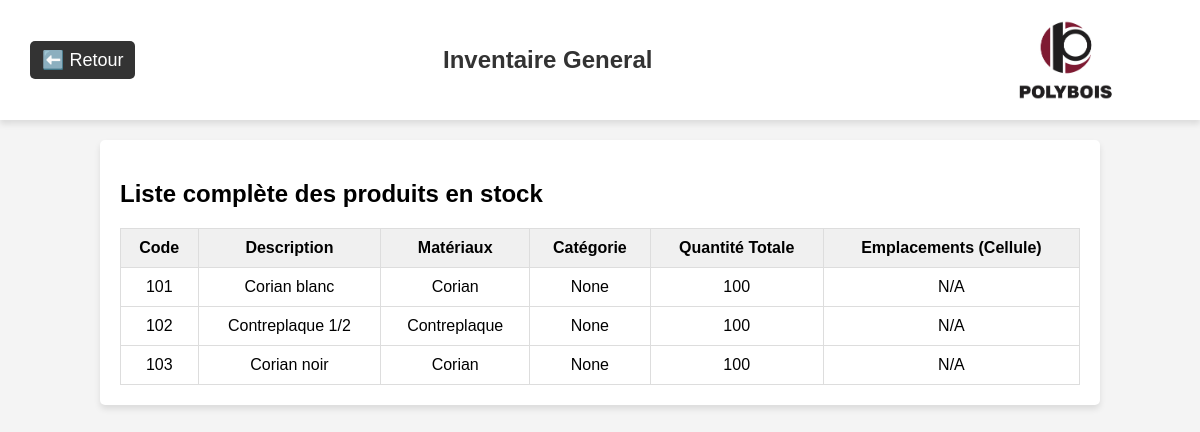
/inventaire/general, run on an earlier commit of the app's database.
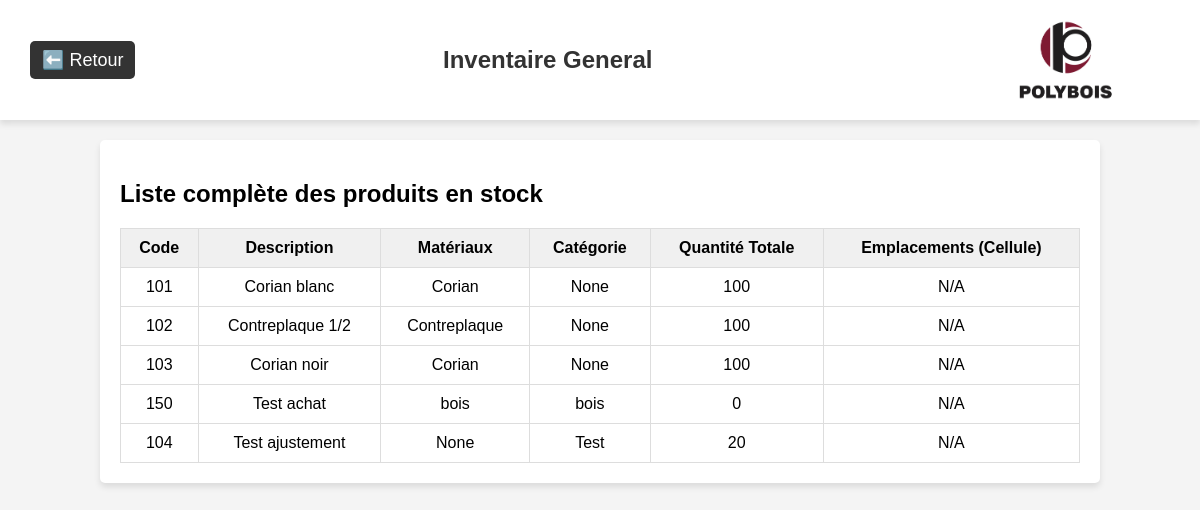
And on a later commit of the database.
### app/models/produit.py (models this page shows, shortened)
class Produit(db.Model):
    __tablename__ = 'produit'
    id = db.Column(db.Integer, primary_key=True)
    code = db.Column(db.String(50), unique=True, nullable=False)
    description = db.Column(db.String(255))
    materiaux = db.Column(db.String(100))
    categorie = db.Column(db.String(100))
    quantite = db.Column(db.Integer, default=0)
    historique = db.Column(db.Text, default='[]')  # Historique des modifications, stocké en JSON
    projets_associes = db.relationship("ProduitProjet", back_populates="produit", cascade="all, delete-orphan")
    lignes_achat = db.relationship("LigneAchat", back_populates="produit", cascade="all, delete-orphan")
    lignes_commande = db.relationship("LigneCommandeProduction", back_populates="produit", cascade="all, delete-orphan")
    stocks = db.relationship("Stock", back_populates="produit", cascade="all, delete-orphan")

### app/routes/inventaire_routes.py (the view)
@inventaire_bp.route("/general")
def inventaire_general():
    produits = Produit.query.all()
    return render_template("inventaire_general.html", produits=produits)

### app/templates/inventaire_general.html (shortened to what this page needs)
<!DOCTYPE html>
<html lang="fr">
<head>
</head>
<body>
  <header>
    <a class="return-link" href="/inventaire">⬅️ Retour</a>
    <h1 class="module-title">Inventaire General</h1>
    <img class="logo-polybois" src="{{ url_for('static', filename='images/logo.png') }}" alt="Logo Polybois">
  </header>
  <div class="container">
    <h2>Liste complète des produits en stock</h2>
    <table>
      <thead>
        <tr>
          <th>Code</th>
          <th>Description</th>
          <th>Matériaux</th>
          <th>Catégorie</th>
          <th>Quantité Totale</th>
          <th>Emplacements (Cellule)</th>
        </tr>
      </thead>
      <tbody>
        {% for produit in produits %}
          <tr>
            <td>{{ produit.code }}</td>
            <td>{{ produit.description }}</td>
            <td>{{ produit.materiaux }}</td>
            <td>{{ produit.categorie }}</td>
            <td>{{ produit.quantite }}</td>
            <td>
              {% if produit.stocks %}
                {% for stock in produit.stocks %}
                  {{ stock.cellule }}{% if not loop.last %}, {% endif %}
                {% endfor %}
              {% else %}
                N/A
              {% endif %}
            </td>
          </tr>
        {% endfor %}
      </tbody>
    </table>
  </div>
</body>
</html>

What changed in the data, as far as the page shows it:
added Produit: code "150", description "Test achat", materiaux "bois", categorie "bois", quantite "0"
added Produit: code "104", description "Test ajustement", materiaux "None", categorie "Test", quantite "20"
